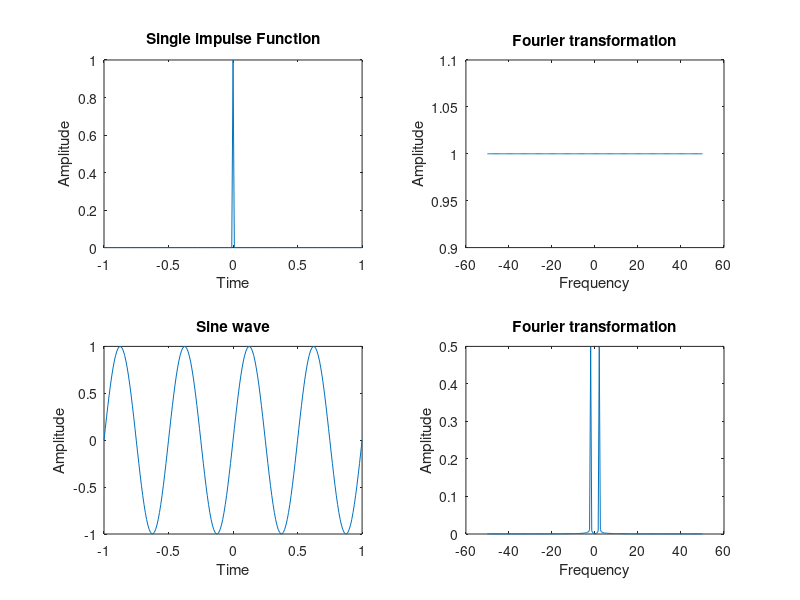
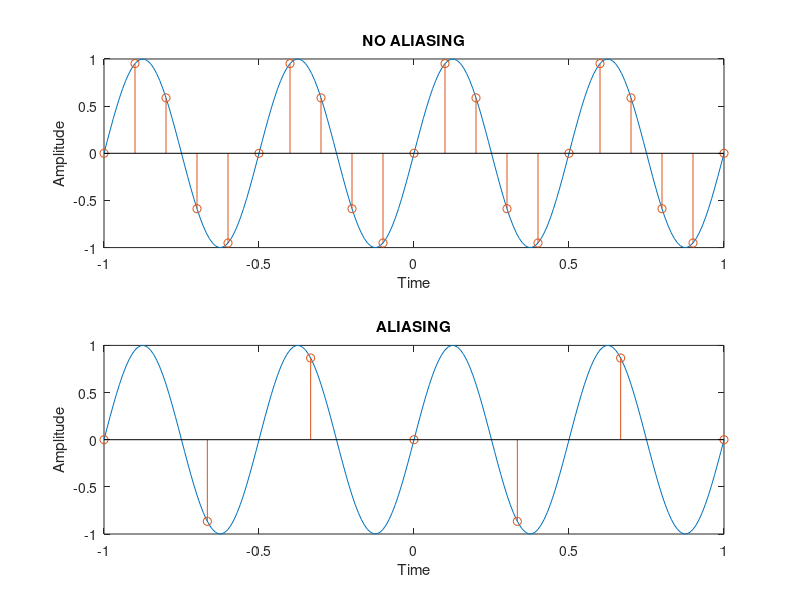

Here is the MATLAB script that generated these plots, in order:
% Aliasing and No Aliasing demonstration 

clear all;
close all;
clc;

t=-1:0.01:1;

x=(t==0); %single impulse function
subplot(2,2,1)
plot(t,x)
title('Single impulse Function')
xlabel('Time')
ylabel('Amplitude')

fs=100;
N=length(t);
xf=abs(fftshift(fft(x,N)/N)); %fourier transformation of x 
f=linspace(-fs/2,fs/2,N);
subplot(2,2,2)
plot(f,ceil(xf))
title('Fourier transformation')
xlabel('Frequency')
ylabel('Amplitude')

fm=2;
y=sin(2*pi*fm*t);
subplot(2,2,3)
plot(t,y)
title('Sine wave')
xlabel('Time')
ylabel('Amplitude')

yf=abs(fftshift(fft(y,N)/N)); %fourier transformation of sine wave y
subplot(2,2,4)
plot(f,yf)
title('Fourier transformation')
xlabel('Frequency')
ylabel('Amplitude')

figure

Fs=5*fm;
t1=-1:1/Fs:1;
y1=sin(2*pi*fm*t1);
subplot(2,1,1)
plot(t,y)
hold on
stem(t1,y1)
hold off
title('NO ALIASING')
xlabel('Time')
ylabel('Amplitude')

Fs=1.5*fm;
t1=-1:1/Fs:1;
y1=sin(2*pi*fm*t1);
subplot(2,1,2)
plot(t,y)
hold on
stem(t1,y1)
hold off
title('ALIASING')
xlabel('Time')
ylabel('Amplitude')